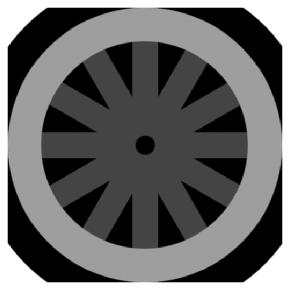
#> input picture sheet4/EdgeDetectors_Original.png, 290 x 290 px, found by its file name
$ python sharpening.py
#> lines starting #> are read from the running program, lines starting #| are printed output that depends on the picture
import cv2 as cv
import numpy as np


_2d_local_read_image = cv.imread(r'D:\3 faculty\second term\Image   Processing\ass\lab_ass\sheet4\EdgeDetectors_Original.png')
#> _2d_local_read_image is the input picture: shape (290, 290, 3); min 0, max 255, mean 102.3


r1, c1, ch1 = _2d_local_read_image.shape
#> r1 = 290; c1 = 290; ch1 = 3
_1d_list_local_new1 = np.zeros((r1, c1, ch1), np.uint8)
_1d_list_local_new2 = np.zeros((r1, c1, ch1), np.uint8)
_1d_list_local_new3 = np.zeros((r1, c1, ch1), np.uint8)
_1d_list_local_new4 = np.zeros((r1, c1, ch1), np.uint8)

_1d_list_local_filter1 =[[0,1,0], [0,1,0],[0,-1,0]]

_1d_list_local_filter2 =[[0,0,0],[1,1,-1],[0,0,0]]

_1d_list_local_filter3 =[[1,0,0],[0,1,0],[0,0,-1]]

_1d_list_local_filter4 =[[0,0,1],[0,1,0],[-1,0,0]]

_2d_local_read_image=cv.copyMakeBorder(_2d_local_read_image, 1, 1, 1,1, cv.BORDER_REFLECT)
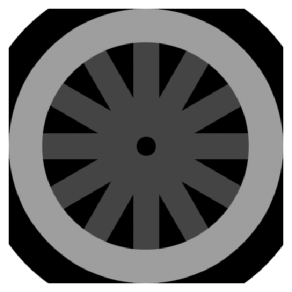
#> _2d_local_read_image: shape (292, 292, 3); min 0, max 255, mean 104.4
r,c,ch=_2d_local_read_image.shape
#> r = 292; c = 292; ch = 3

for chh in range(0, ch1):
    for i in range(1, r - 1):
        for j in range(1, c - 1):
            _1d_list_local_temp = _2d_local_read_image[i - 1:i + 1 + 1, j - 1:j + 1 + 1, chh]
            _1d_list_local_result1 = np.multiply(_1d_list_local_temp, _1d_list_local_filter1)
            _1d_list_local_value1 = round(np.sum(_1d_list_local_result1))
            if _1d_list_local_value1>255:
                _1d_list_local_value1=255
            if _1d_list_local_value1<0:
                  _1d_list_local_value1=0
            _1d_list_local_new1[i - 1, j - 1, chh] = _1d_list_local_value1


            _1d_list_local_result2 = np.multiply(_1d_list_local_temp, _1d_list_local_filter2)
            _1d_list_local_value2 = round(np.sum(_1d_list_local_result2))
            if _1d_list_local_value2>255:
                _1d_list_local_value2=255
            if _1d_list_local_value2<0:
                  _1d_list_local_value2=0
            _1d_list_local_new2[i - 1, j - 1, chh] = _1d_list_local_value2


            _1d_list_local_result3 = np.multiply(_1d_list_local_temp, _1d_list_local_filter3)
            _1d_list_local_value3 = round(np.sum(_1d_list_local_result3))
            if _1d_list_local_value3>255:
                _1d_list_local_value3=255
            if _1d_list_local_value3<0:
                  _1d_list_local_value3=0
            _1d_list_local_new3[i - 1, j - 1, chh] = _1d_list_local_value3


            _1d_list_local_result4 = np.multiply(_1d_list_local_temp, _1d_list_local_filter4)
            _1d_list_local_value4 = round(np.sum(_1d_list_local_result4))
            if _1d_list_local_value4>255:
                _1d_list_local_value4=255
            if _1d_list_local_value4<0:
                  _1d_list_local_value4=0
            _1d_list_local_new4[i - 1, j - 1, chh] = _1d_list_local_value4
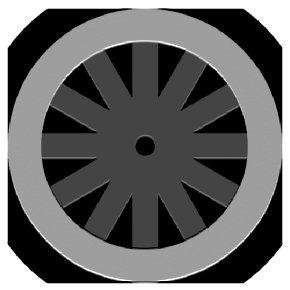
#> _1d_list_local_new1: shape (290, 290, 3); min 0, max 255, mean 103
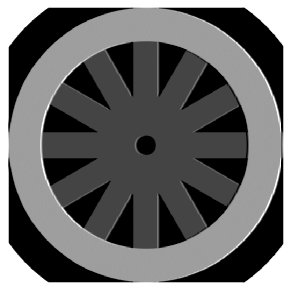
#> _1d_list_local_new2: shape (290, 290, 3); min 0, max 255, mean 103
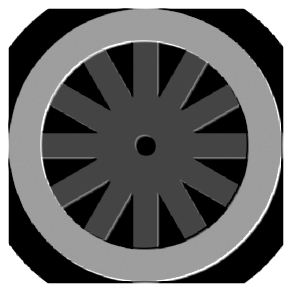
#> _1d_list_local_new3: shape (290, 290, 3); min 0, max 255, mean 103.3
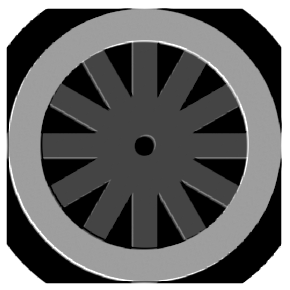
#> _1d_list_local_new4: shape (290, 290, 3); min 0, max 255, mean 103.3


cv.imshow("old image", _2d_local_read_image)
cv.imshow('new image 1', _1d_list_local_new1)
cv.imshow('new image 2', _1d_list_local_new2)
cv.imshow('new image 3', _1d_list_local_new3)
cv.imshow('new4 image ', _1d_list_local_new4)


cv.waitKey(0)
